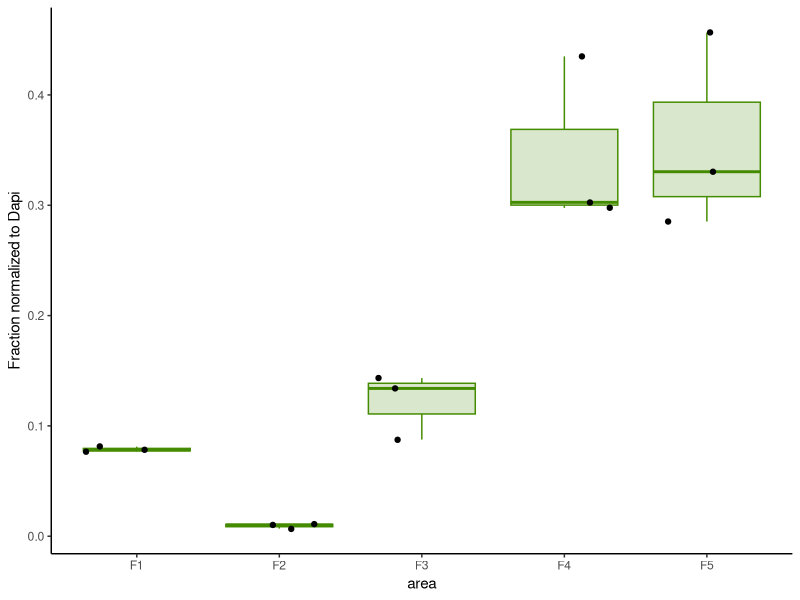
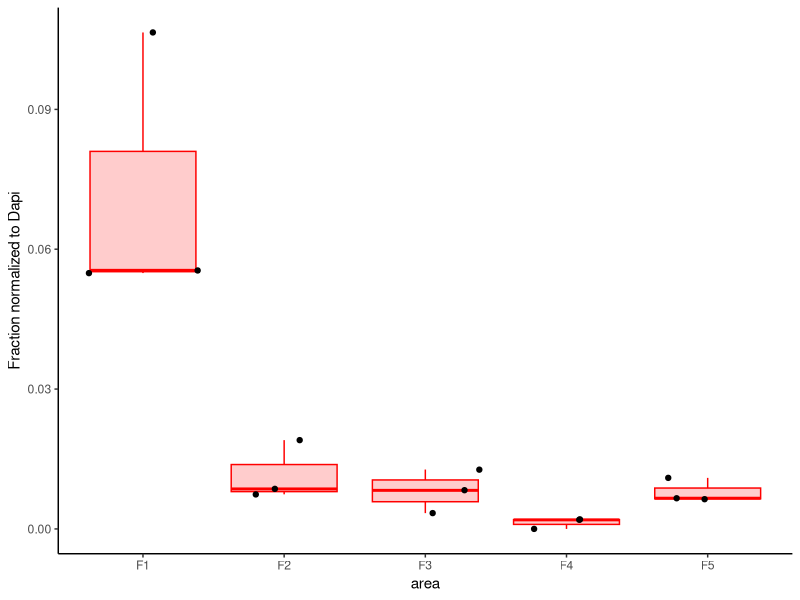

Here is the R script that generated these plots, in order:
library (plotrix) 
library (ggplot2) 
library (plyr)

DATA <-read.csv("MZsvZdapi_ratio.csv", header = TRUE)
d1<-subset(DATA, cellmarker=="Tbr2")
d2<-subset(DATA, cellmarker == "Tdt")
p1<- ggplot(d1, aes(y= ratiotodapi, x = area)) +
  #facet_grid( . ~ area , scales="free_y") +
  geom_boxplot(color = "chartreuse4", fill = "chartreuse4", alpha=0.2) + 
  geom_jitter() +
  ylab("Fraction normalized to Dapi")+
  theme_classic() 

p2<- ggplot(d2, aes(y= ratiotodapi, x = area)) +
  #facet_grid( . ~ area , scales="free_y") +
  geom_boxplot(color = "red", fill = "red", alpha=0.2) + 
  geom_jitter() +
  ylab("Fraction normalized to Dapi")+
  theme_classic() 